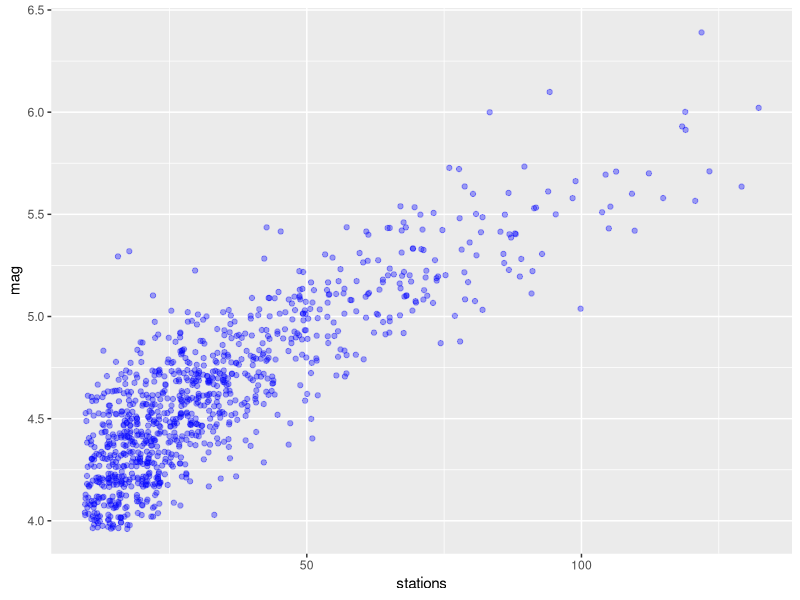

Source code (R):
## ---- chunk 1
knitr::opts_chunk$set(echo = TRUE)
data(quakes)
library(tidyverse)
## ---- chunk 2

#Using ggplot
ggplot(quakes, aes(x = stations, y = mag)) +
  geom_jitter(alpha = .35, colour = "blue")
## ---- chunk 3
m1 <- lm(mag~stations, data = quakes)
summary(m1)
## ---- chunk 4
#Using model in (3.4)
attach(quakes)
b1 <- sum((stations - mean(stations))*(mag - mean(mag)))/sum((stations - mean(stations))^2)
b1
## ---- chunk 5
#Predicted conf_int
cf_b1 <- c(summary(m1)$coefficients[2, 1] - 2*summary(m1)$coefficients[2, 2], 
           summary(m1)$coefficients[2, 1] + 2*summary(m1)$coefficients[2, 2])
cf_b1

#Confidence interval
confint(m1)
## ---- chunk 6

#We are trying to find x for y = 7
st_mag7 <- (7 - summary(m1)$coefficients[1, 1])/summary(m1)$coefficients[2, 1]
st_mag7
## ---- chunk 7
x <- quakes$stations
## ---- chunk 8

